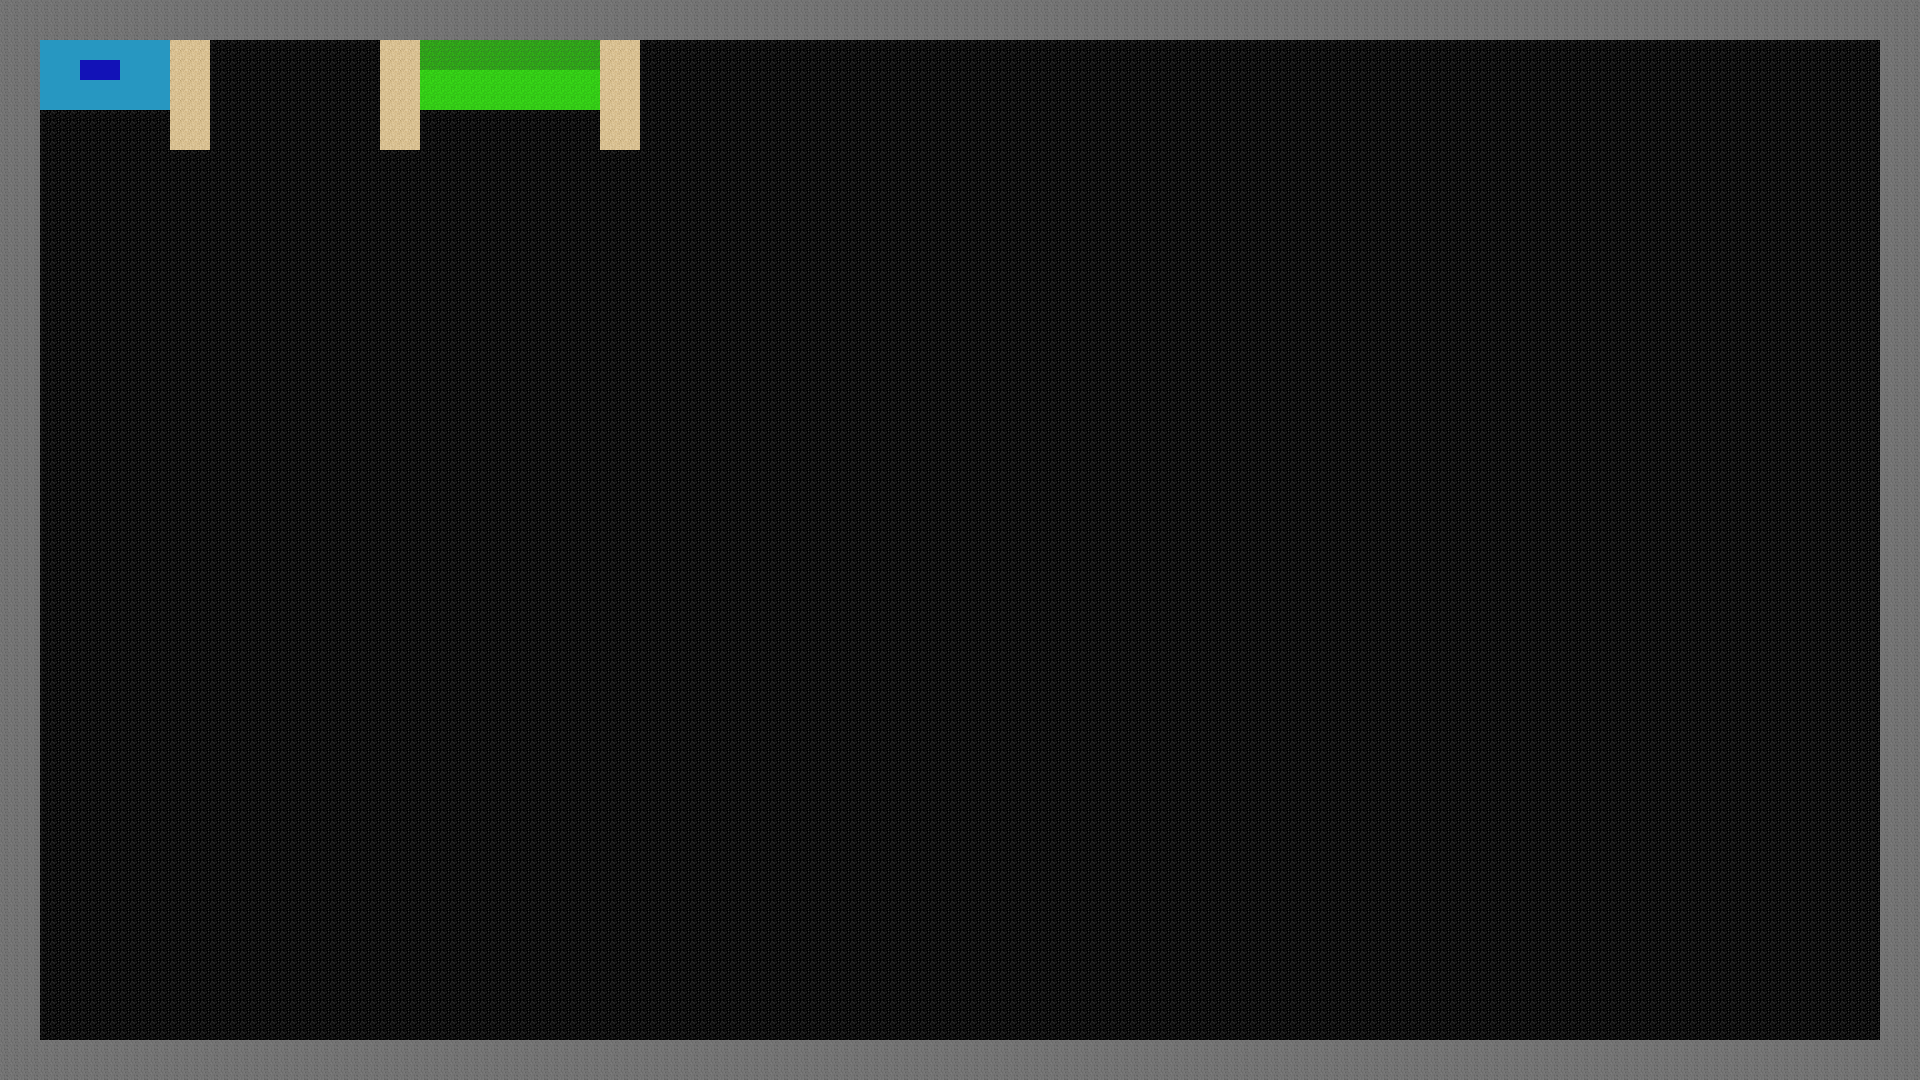

This is a level from a 2D game, rendered from its Tiled map with the project's own tilesets. A one-line summary and the map file follow, with tile-layer data summarised:
An orthogonal 192x108 tile map with 10x10 px tiles, 1 tile layer (Kachelebene 1).

<map version="1.0" tiledversion="1.0.2" orientation="orthogonal" renderorder="right-down" width="192" height="108" tilewidth="10" tileheight="10" nextobjectid="1">
 <properties>
  <property name="Kartenname" value="streetmap1080" />
 </properties>
 <tileset firstgid="1" name="streetTiles_basic" tilewidth="10" tileheight="10" tilecount="18" columns="6">
  <image source="../Tiled-Resources/streetTiles_basic.png" width="60" height="30" />
  <tile id="2">
   <properties>
    <property name="collision" value="false" />
   </properties>
  </tile>
  <tile id="5">
   <properties>
    <property name="collision" value="true" />
   </properties>
  </tile>
  <tile id="6">
   <properties>
    <property name="collision" value="true" />
   </properties>
  </tile>
  <tile id="8">
   <properties>
    <property name="collision" value="false" />
    <property name="zielarea" value="true" />
   </properties>
  </tile>
  <tile id="9">
   <properties>
    <property name="collision" value="false" />
    <property name="zielarea" value="true" />
   </properties>
  </tile>
  <tile id="13">
   <properties>
    <property name="collision" value="false" />
    <property name="startarea" value="true" />
    <property name="startposition" value="start" />
   </properties>
  </tile>
  <tile id="14">
   <properties>
    <property name="collision" value="false" />
    <property name="startarea" value="true" />
   </properties>
  </tile>
 </tileset>
 <layer name="Kachelebene 1" width="192" height="108">
  <data>[20736 cells, 20736 non-empty, 7 distinct tile ids]</data>
 </layer>
</map>
